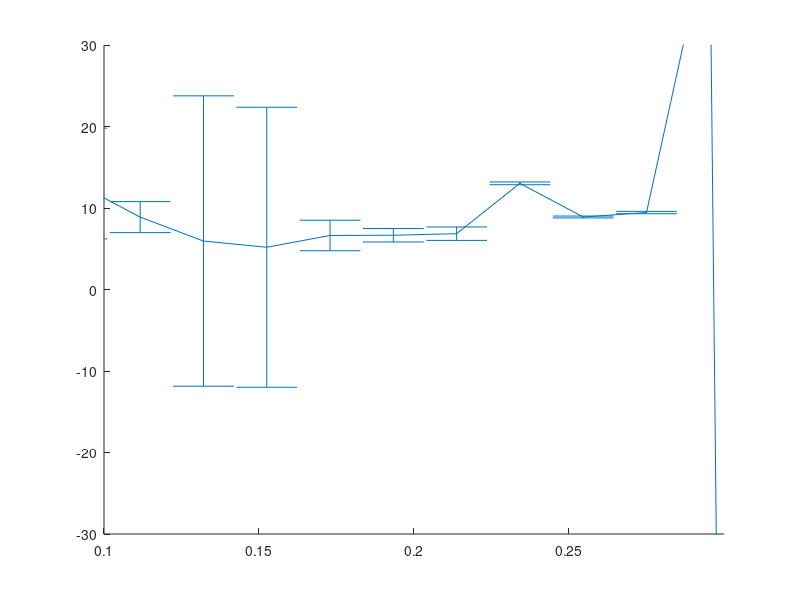

The MATLAB script that drew this image:
pkg load signal

lower_band = 0.02;
upper_band = 1.0;
delta_f = 0.02; %GHz
frequency_bins = linspace(lower_band,upper_band,floor((upper_band-lower_band)/delta_f));

distance_long = 543.0;
distance_short = 23.0;
sigma_distance_short = 0.005;
distance_factor = 10*log10(distance_long/distance_short);

calibration_start_sample_air = 12000;
calibration_length_air = 3000;
calibration_start_sample_snow = 12000;
calibration_length_snow = 3000;
calibration_downsample = 16;

prompt_component_start_sample = 9650;
prompt_component_length = 3000;
prompt_downsample = 8;

atten_20dB = 20.0;
atten_3dB = 3.0;

linew = 3.0;
fon = "Courier";
fonts = 20.0;
linewc = 0.0;
linewc2 = 4.0;

%Surface propagation data
data = load('surface_propagation.dat');
t = data(:,1)*1.0e9; %Units: nanoseconds
s = data(:,2);
s_prompt = s(prompt_component_start_sample:prompt_component_start_sample+prompt_component_length); %prompt component (8500:11500)
t_prompt = t(prompt_component_start_sample:prompt_component_start_sample+prompt_component_length); %prompt component (8500:11500)
s_prompt = downsample(s_prompt,prompt_downsample);
t_prompt = downsample(t_prompt,prompt_downsample);
dt_prompt = t_prompt(2)-t_prompt(1); %Units: nanoseconds
fs_prompt = 1.0/dt_prompt; %Units: GHz
fc_prompt = fs_prompt/2.0; %Units: GHz
f_prompt = linspace(0,fc_prompt,length(t_prompt)/2); %Units: GHz

%Calibration data
inAirCalibration = load('surface_calibration_air.dat');
inSnowCalibration = load('surface_calibration_snow.dat');
t_cal_air = inAirCalibration(calibration_start_sample_air:calibration_start_sample_air+calibration_length_air,1)*1e9; %Units: nanoseconds
t_cal_air_down = downsample(t_cal_air,calibration_downsample); %Units: nanoseconds
t_cal_snow = inSnowCalibration(calibration_start_sample_snow:calibration_start_sample_snow+calibration_length_snow,1)*1e9; %Units: nanoseconds
t_cal_snow_down = downsample(t_cal_snow,calibration_downsample); %Units: nanoseconds
s_cal_air = inAirCalibration(calibration_start_sample_air:calibration_start_sample_air+calibration_length_air,2);
s_cal_air_down = downsample(s_cal_air,calibration_downsample);
s_cal_snow = inSnowCalibration(calibration_start_sample_snow:calibration_start_sample_snow+calibration_length_snow,2);
s_cal_snow_down = downsample(s_cal_snow,calibration_downsample);
dt_cal_air = t_cal_air(2)-t_cal_air(1); %Units: nanoseconds
dt_cal_air_down = t_cal_air_down(2)-t_cal_air_down(1); %Units: nanoseconds
dt_cal_snow = t_cal_snow(2)-t_cal_snow(1); %Units: nanoseconds
dt_cal_snow_down = t_cal_snow_down(2)-t_cal_snow_down(1); %Units: nanoseconds
fs_cal_air = 1.0/dt_cal_air; %Units: GHz
fs_cal_air_down = 1.0/dt_cal_air_down; %Units: GHz
fs_cal_snow = 1.0/dt_cal_snow; %Units: GHz
fs_cal_snow_down = 1.0/dt_cal_snow_down; %Units: GHz
fc_cal_air = fs_cal_air/2.0; %Units: GHz
fc_cal_air_down = fs_cal_air_down/2.0; %Units: GHz
fc_cal_snow = fs_cal_snow/2.0; %Units: GHz
fc_cal_snow_down = fs_cal_snow_down/2.0; %Units: GHz
f_cal_air = linspace(0,fc_cal_air,length(t_cal_air)/2); %Units: GHz
f_cal_air_down = linspace(0,fc_cal_air_down,length(t_cal_air_down)/2.0); %Units: GHz
f_cal_snow = linspace(0,fc_cal_snow,length(t_cal_snow)/2); %Units: GHz
f_cal_snow_down = linspace(0,fc_cal_snow_down,length(t_cal_snow_down)/2.0); %Units: GHz

%The power spectrum of the prompt component
figure(1);
hold on;
p1 = conj(fft(center(s_prompt))).*fft(center(s_prompt));
p1 = p1(1:length(f_prompt));
p2 = conj(fft(center(s_cal_air_down))).*fft(center(s_cal_air_down));
p2 = p2(1:length(f_cal_air_down));
p3 = conj(fft(center(s_cal_snow_down))).*fft(center(s_cal_snow_down));
p3 = p3(1:length(f_cal_snow_down));
%The final 20 dB just means DC noise is at 0 dB
p1 = 10*log10(p1)+distance_factor+20;
p2 = 10*log10(p2)+atten_3dB+20.0;
p3 = 10*log10(p3)+atten_20dB+atten_3dB+20.0;
p1_ave = zeros(size(frequency_bins));
p2_ave = zeros(size(frequency_bins));
p3_ave = zeros(size(frequency_bins));
p1_err = zeros(size(frequency_bins));
p2_err = zeros(size(frequency_bins));
p3_err = zeros(size(frequency_bins));
for i=1:(length(frequency_bins)-1)
	j = find(f_prompt>=frequency_bins(i),1,'first');
	k = find(f_prompt>=frequency_bins(i+1),1,'first');
	p1_ave(i) = mean(p1(j:k));
	p1_err(i) = std(p1(j:k))/sqrt(k-j);
endfor
for i=1:(length(frequency_bins)-1)
	j = find(f_cal_air_down>=frequency_bins(i),1,'first');
	k = find(f_cal_air_down>=frequency_bins(i+1),1,'first');
	p2_ave(i) = mean(p2(j:k));
	p2_err(i) = std(p2(j:k))/sqrt(k-j);
endfor
for i=1:(length(frequency_bins)-1)
	j = find(f_cal_snow_down>=frequency_bins(i),1,'first');
	k = find(f_cal_snow_down>=frequency_bins(i+1),1,'first');
	p3_ave(i) = mean(p3(j:k));
	p3_err(i) = std(p3(j:k))/sqrt(k-j);
endfor
frequency_bins+=delta_f/2.0;
p1_ave = 10.^(p1_ave/10.0); %prompt
p2_ave = 10.^(p2_ave/10.0); %air
p3_ave = 10.^(p3_ave/10.0); %snow
p1_err = 10.^(p1_err/10.0); %prompt
p2_err = 10.^(p2_err/10.0); %air
p3_err = 10.^(p3_err/10.0); %snow
q = log(p2_ave./p3_ave);
l = distance_short./q;
l_err = sqrt((sigma_distance_short/distance_short)^2+q.^2.*((p3_err./p3_ave).^2+(p2_err./p2_ave).^2));
errorbar(frequency_bins,l,l_err)
axis([0.1 0.3 -30.0 30.0]);

%set(gca, "linewidth", linew, "fontname", fon,"fontsize",fonts);
%xlabel("Frequency (GHz)");
%ylabel("Power (dB)");
%title("(0 dB = DC background)");
%herr1 = errorbar(frequency_bins,p1_ave,p1_err,'~-');
%set(herr1,'color','black');
%herr2= errorbar(frequency_bins,p2_ave,p2_err,'~-');
%set(herr2,'color','red');
%herr3 = errorbar(frequency_bins,p3_ave,p3_err,'~-');
%set(herr3,'color','blue');
%L = legend('Surface Prompt Component','Calibration (Air)','Calibration (Snow)','location','south');
%FL = findall(L,'-property','linewidth');
%set(FL,'linewidth',linew);
%set(gca,'tickLength',[0.025 0.025]);

%The saved graph.
print -dpdf 'March10_plot5.pdf'
